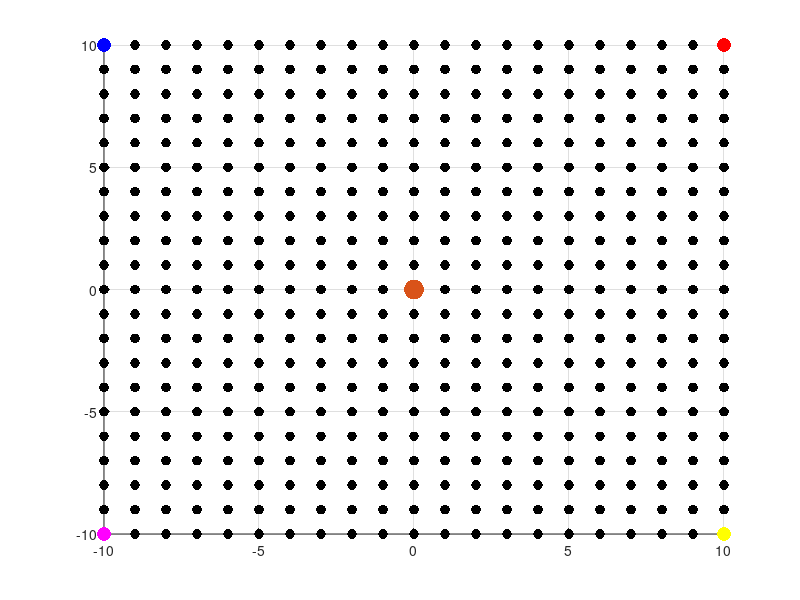

The MATLAB source for this figure: (Note: this script raises an error after producing the figure.)
clear
close all

%Options
opt=2;    %measurement models: 1-feature based known correspondences 2-unknown correspondences
kid=0;    %kidnapped robot?

%% Create Movie
% create a movie from plot
create_mov  = false;
if opt==1
    mov_name    = 'grid_loc_known.avi';
else
    mov_name    = 'grid_loc_unknown.avi';
end
fps         = 2;

if (create_mov == true)
    mov             = VideoWriter(mov_name);
    mov.FrameRate   = fps;
    mov.Quality     = 100;
    open(mov);
end

%% Initial Parameters
dt=0.1;
Zi=[0 0 0]';        %[x y phi];
Ui=[0 0];
L(:,1)=[-10 10];
L(:,2)=[-10 -10];
L(:,3)=[10 -10];
L(:,4)=[10 10];
col=[0 0 1;1 0 1;1 1 0;1 0 0];


Sigma=[10 0.1;0.1 10]*0.1;  %model uncertainty
R=[1.5 0.001 0.01;0.001 1.5 0.001;0.01 0.001 1.5]*0.5;  %measurement uncertainty
Z=Zi;
U=[3 0.5;3 0.5;3 0.5;3 0.5;3 0.5];  %[v w]
U=[U; U]*4;
%% Generate Initial Grid
M=21;
x=linspace(-10,10,M);
y=linspace(-10,10,M);
phi=linspace(-pi,pi,M);
phi=Zi(3);
index=0;
X=zeros(3,M^2);
for k=1:1%M
    for j=1:M
        for i=1:M
            index=index+1;
            X(:,index)=[x(i);y(j);phi(k)];
        end
    end
end
% X=[x;y;phi];
P=ones(size(X,2),1);
P=P/sum(sum(P));
Xxy=X(1:2,1:M^2);
Pxy=ones(size(Xxy,2),1);
Pxy=Pxy/sum(sum(Pxy));
%% Plot First Step

figure(1)
xlim([-12 12])
ylim([-12 12])

for j=1:M
    for i=1:M
        c=(1-Pxy(M*(j-1)+i)/max(Pxy));
        scatter(x(i),y(j),50,c*[1 1 1],'filled')
        grid on
        hold on
    end
end
scatter(L(1,:),L(2,:),100,col,'filled')
scatter(Z(1,1),Z(2,1),200,'filled','g')
hold off
% pause()

if (create_mov == true)
    for i=1:fps
        F = getframe(gcf);
        writeVideo(mov,F);
    end
end
%% Iterate
for n=1:size(U,1)
    
    Pxy_prev=Pxy;
    Pxy_new=zeros(size(Pxy));
    
    %%% kidnapped robot
    if n==7 && kid
        Z=Zi;
    end
    %%%%%%%%%%%%%%%%%%%%%%    measure   %%%%%%%%%%%%%%%%%%%%%%%%%%%%%
    
    m = sense_unknown_landmark(L,Z(1:2));
    for j=1:M
        for i=1:M
            index=(j-1)*M+i;
            m_hat = sense_unknown_landmark_clean(L,Xxy(:,index));
            %         Xxy(:,index)=[x(i);y(j);phi(k)];
            if opt==1
                for k=1:size(L,2)
                    Pxy_new(index) = Pxy_new(index) + gaussian_multi(m_hat(k,:)',m(k,:)',R(1:2,1:2));
                end
            else
                prob_land=zeros(size(L,2),1);
                for k=1:size(L,2)
                    for l=1:size(L,2)
                        prob_land(l) = prob_land(l)+gaussian_multi(m_hat(l,:)',m(k,:)',R(1:2,1:2));
                    end
                    Pxy_new(index) =Pxy_new(index) + max(prob_land);
                end
            end
        end
    end
    Pxy_new=Pxy_new/sum(sum(Pxy_new));
    Pxy=Pxy_new.*Pxy_prev;
    Pxy=Pxy/sum(sum(Pxy));
    
    
    for j=1:M
        for i=1:M
            c=0.9*(1-Pxy(M*(j-1)+i)/max(Pxy));
            scatter(x(i),y(j),50,c*[1 1 1],'filled')
            grid on
            hold on
        end
    end
    scatter(L(1,:),L(2,:),100,col,'filled')
    scatter(Z(1,1),Z(2,1),200,'filled','g')
    hold off
%     pause()
    if (create_mov == true)
        for i=1:fps
            F = getframe(gcf);
            writeVideo(mov,F);
        end
    end
    
    
    
    %%%%%%%%%%%%%%%%%%%%%%%   drive    %%%%%%%%%%%%%%%%%%%%%%%%%%%
    
    %     Z = diff_drive(Z,U(n,:),dt);
    phi_old=Z(3);
    Z=unicycle(U(n,:),Z',dt);
    %     for j=1:M
    %         for i=1:M
    %             index=(j-1)*M+i;
    %             %         Xxy(:,index)=[x(i);y(j);phi(k)];
    %             Pxy_prev(index) = gaussian_multi(Xxy(:,index),Z(1:2),R(1:2,1:2));
    %         end
    %     end
    
    Pxy_new=zeros(size(Pxy));
    
    for i=1:length(Pxy)
                mu1 = unicycle_model([X(1:2,i);phi_old],U(n,:),dt);
        for j=1:length(Pxy)
%             Pxy_new(j) = Pxy_new(j)+Pxy(i)*velocity(Xxy(:,j),Xxy(:,i),U(n,1),U(n,2),dt);
            Pxy_new(j) = Pxy_new(j)+Pxy(i)*odometry([Xxy(:,j);Z(3)],[Xxy(:,i);phi_old],mu1,[Xxy(:,i);phi_old]); 
            
            %             Pxy_new(j) = Pxy_new(j)+Pxy(i)*gaussian_multi(Xxy(:,j),mu1(1:2),Sigma(1:2,1:2));
        end
    end
    
    Pxy_new=Pxy_new/sum(sum(Pxy_new));
    Pxy=Pxy_new;%.*Pxy_prev; %%%%%%%%%%%%%
    Pxy=Pxy/sum(sum(Pxy));
    if n<=size(U,1)-2
        for j=1:M
            for i=1:M
                c=0.9*(1-Pxy(M*(j-1)+i)/max(Pxy));
                scatter(x(i),y(j),50,c*[1 1 1],'filled')
                grid on
                hold on
            end
        end
        scatter(L(1,:),L(2,:),100,col,'filled')
        scatter(Z(1,1),Z(2,1),200,'filled','g')
        hold off
%         pause()
        
        if (create_mov == true)
            for i=1:fps
                F = getframe(gcf);
                writeVideo(mov,F);
            end
        end
    end
end

if (create_mov == true)
    close(mov);
    %     close all;
end


